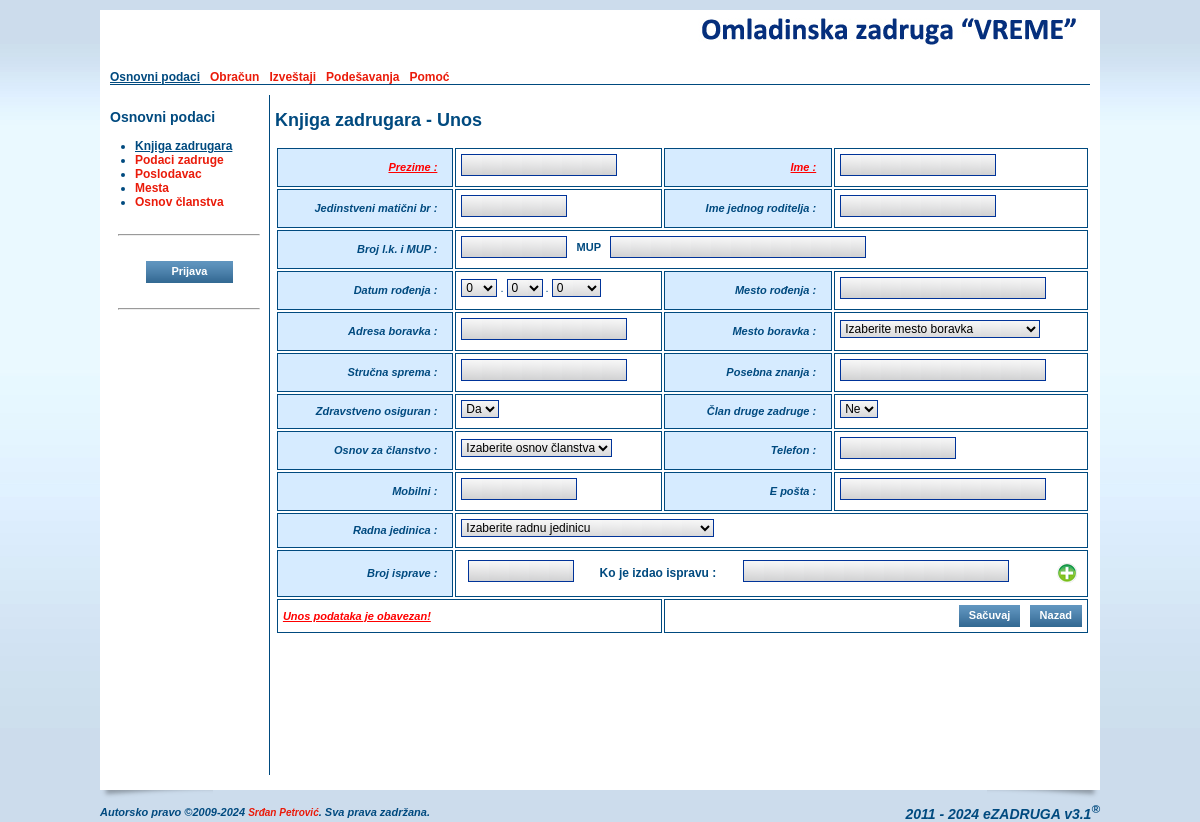
The app's page /zadrugarunos.php with its own data.
### tables this page shows
CREATE TABLE IF NOT EXISTS `oszcooperative` (
  `ID` smallint(6) NOT NULL AUTO_INCREMENT,
  `name` varchar(255) NOT NULL,
  `short` varchar(50) NOT NULL,
  `shortest` varchar(25) NOT NULL,
  `address` varchar(255) DEFAULT NULL,
  `IDPlace` smallint(6) DEFAULT NULL,
  `phone` varchar(20) DEFAULT NULL,
  `mobile` varchar(20) DEFAULT NULL,
  `fax` varchar(20) DEFAULT NULL,
  `email` varchar(255) DEFAULT NULL,
  `url` varchar(255) DEFAULT NULL,
  `account` varchar(255) DEFAULT NULL,
  `reference` varchar(255) NOT NULL,
  `pib` varchar(20) DEFAULT NULL,
  `idnumber` varchar(20) DEFAULT NULL,
  `activity` varchar(20) NOT NULL,
  `currentyear` varchar(4) NOT NULL,
  `contracthours` tinyint(4) NOT NULL DEFAULT '0',
  `memberhours` tinyint(4) NOT NULL DEFAULT '0',
  `headimage` varchar(255) DEFAULT NULL,
  `pdfimage` varchar(255) DEFAULT NULL,
  PRIMARY KEY (`ID`),
  KEY `name` (`name`),
  KEY `IDPlace` (`IDPlace`)
);

CREATE TABLE IF NOT EXISTS `oszmenu` (
  `ID` smallint(6) NOT NULL AUTO_INCREMENT,
  `title` varchar(70) NOT NULL,
  `link` varchar(255) NOT NULL,
  `root` smallint(6) NOT NULL DEFAULT '0',
  `sort` tinyint(4) DEFAULT NULL,
  `sub_item` tinyint(4) NOT NULL DEFAULT '-1',
  `show_admin` tinyint(4) NOT NULL DEFAULT '0',
  PRIMARY KEY (`ID`),
  KEY `title` (`title`),
  KEY `root` (`root`),
  KEY `link` (`link`)
);

### zadrugarunos.php (the view, shortened to what the rows shown need)
<?php
include_once('./header.php');
?>
              <h2><?=$GLOBALS["sectiontitle"];?></h2>
              <form name="frmTableEdit" id="frmTableEdit" method="POST" action="./zadrugarunos.php" onSubmit="javascript:return checkInput();">
              <table cellpadding="2" cellspacing="2" border="0" class="table_edit" width="100%">
                <tr>
                  <th align="right"><span class="required_data">Prezime : </span></th>
                  <th align="right"><span class="required_data">Ime : </span></th>
                </tr>
                <tr>
                  <th align="right">Jedinstveni matični br :</th>
                  <th align="right">Ime jednog roditelja : </th>
                </tr>
                <tr>
                  <th align="right">Broj l.k. i MUP : </th>
                </tr>
                <tr>
                  <th align="right">Datum rođenja :</th>
                  <th align="right">Mesto rođenja : </th>
                </tr>
                <tr>
                  <th align="right">Adresa boravka :</th>
                  <th align="right">Mesto boravka : </th>
                </tr>
                <tr>
                  <th align="right">Stručna sprema : </th>
                  <th align="right">Posebna znanja : </th>
                </tr>
                <tr>
                  <th align="right">Zdravstveno osiguran : </th>
                  <th align="right">Član druge zadruge : </th>
                </tr>
                <tr>
                  <th align="right">Osnov za članstvo : </th>
                  <th align="right">Telefon : </th>
                </tr>
                <tr>
                  <th align="right">Mobilni : </th>
                  <th align="right">E pošta : </th>
                </tr>
                <tr>
                  <th align="right">Radna jedinica : </th>
                </tr>
                <tr>
                  <th align="right">Broj isprave : </th>
                </tr>
              </table>
              </form>
<?php
include_once('./footer.php');
?>

### header.php (shortened to what the rows shown need)
<?php
require_once('./lang/sr.php');
$_esettings = $_session->_getSettings();
if (count($_esettings) == 0) {
  $query = mysql_query("select * from esettings where ID > 0 LIMIT 1") or die(mysql_error());
  $_esettings = mysql_fetch_array($query);
}
$_oszcooperative = $_session->_getCooperative();
if (count($_oszcooperative) == 0) {
  $query = mysql_query("select * from oszcooperative where ID > 0 LIMIT 1") or die(mysql_error());
  $_oszcooperative = mysql_fetch_array($query);
}
$forSelf = explode("/", $_SERVER['PHP_SELF']);
$_self   = $forSelf[count($forSelf)-1];
$_menu   = array();
$_root   = 0;
$_father = 0;
$_this   = 0;
$_index  = false;
$query = mysql_query("SELECT * FROM oszmenu ORDER BY root, sort") or die(mysql_error());
while ($res = mysql_fetch_array($query)) {
  if ($_self == trim($res['link'])) {
    $_this    = $res['ID'];
    $_father  = $res['root'];
  }
  if ($res['root'] > 0) {
    foreach($_menu[0] as $key => $menu) {
      if ($key == $res['root']) {
        $_menu[0][$key]['submenu'][$res['ID']] = array(
        "ID"        => $res['ID'],
        "title"     => $res['title'],
        "link"      => $res['link'],
        "root"      => $res['root'],
        "sort"      => $res['sort'],
        "sub_item"  => $res['sub_item'],
        "show_admin"=> $res['show_admin']
        );
      }
    }
  } else {
    $_menu[0][$res['ID']] = array(
      "ID"    => $res['ID'],
      "title" => $res['title'],
      "link"  => $res['link'],
      "root"  => $res['root'],
      "sort"      => $res['sort'],
      "sub_item"  => $res['sub_item'],
      "show_admin"=> $res['show_admin']
    );
  }
}
if ($_father > 0 || $_this > 0) {
  if ($_father > 0) {
    if (!isset($_menu[$_root][$_father]['submenu'][$_this])) {
      foreach($_menu[$_root] as $key => $submenu) {
        if (isset($_menu[$_root][$key]['submenu'][$_father])) {
          $_root = $key;
          break;
        }
      }
    }
  }
} else $_index  = true;
?>
<!DOCTYPE html PUBLIC "-//W3C//DTD XHTML 1.0 Transitional//EN" "http://www.w3.org/TR/xhtml1/DTD/xhtml1-transitional.dtd">
<html xmlns="http://www.w3.org/1999/xhtml" >
  <head>
    <link href="./css/style.css" rel="stylesheet" type="text/css">
    <link href="./css/calendar.css" rel="stylesheet" type="text/css">
  </head>
<?php
if (isset($preload_image) && is_array($preload_image)) {
  $strOnLoad = "javascript:MM_preloadImages(";
  $start = true;
  foreach($preload_image as $_image) {
    if ($start)
    {
      $start = false;
      $strOnLoad .= "'". $_image."'";
    } else $strOnLoad .= ",'". $_image."'";
  }
?>
  <body OnLoad="<?=$strOnLoad;?>">
<?php
} else {
?>
  <body>
<?php
}
?>
    <div class="main_content_location" align="center" valign="top">
      <table cellpadding="0" cellspacing="0" border="0">
        <tr>
          <td colspan="2" valign="top">
            <table cellpadding="0" cellspacing="0" border="0" class="content_all">
              <tr>
                <td class="content_main" valign="top">
                    <table cellpadding="0" cellspacing="0" border="0" class="content_main">
                      <tr>
                        <td>
                          <table cellpadding="0" cellspacing="0" border="0" class="header">
                            <tr>
                              <td align="right" valign="top" class="header_right">
                                <a href="./index.php">
<?php if (isset($_esettings["custom_head"]) && $_esettings["custom_head"] && isset($_oszcooperative["headimage"]) && file_exists($_oszcooperative["headimage"])) { ?>
                                  <img src="<?=$_oszcooperative["headimage"];?>" alt="<?=$_LANG["sr"]["MAIN_IMAGE_ALT"];?>" title="<?=$_LANG["sr"]["MAIN_IMAGE_ALT"];?>" />
<?php } else { ?>
                                  <img src="./images/ezadruga_logo.png" alt="<?=$_LANG["sr"]["MAIN_IMAGE_ALT"];?>" title="<?=$_LANG["sr"]["MAIN_IMAGE_ALT"];?>" />
<?php } ?>
                                </a>
                              </td>
                            </tr>
                            <tr>
                              <td class="main_menu" colspan="2">
<?
  foreach ($_menu[0] as $key => $menu) {
    if (intval($menu["sort"]) > 0) {
      if ($key == $_father || $key == $_root){
        if ($_menu[0][$key]["show_admin"] && $GLOBALS["admin"]) {
?>
                                <a href="./<?=$_menu[0][$key]["link"];?>" class="main_menu_selected"><?=$_menu[0][$key]["title"];?></a> &nbsp;
<?
        } else {
?>
                                <a href="./<?=$_menu[0][$key]["link"];?>" class="main_menu_selected"><?=$_menu[0][$key]["title"];?></a> &nbsp;
<?
        }
      } else {
        if ($_menu[0][$key]["show_admin"] && $GLOBALS["admin"]) {
?>
                                <a href="./<?=$_menu[0][$key]["link"];?>"><?=$_menu[0][$key]["title"];?></a> &nbsp;
<?
        } else {
?>
                                <a href="./<?=$_menu[0][$key]["link"];?>"><?=$_menu[0][$key]["title"];?></a> &nbsp;
<?
        }
      }
    }
  }
?>
                              </td>
                          </table>
                        </td>
                      </tr>
                      <tr>
                        <td valign="top">
                          <table cellpadding="0" cellspacing="0" border="0" class="main_content">
                            <tr>
                              <td class="left_menu" valign="top">
<?php
if (!$_index) {
?>
                                <ul>
<?php
  $sub_item = -1;
  if ($_root > 0) {
    foreach($_menu[0][$_root]['submenu'] as $key => $menu) {
      if (intval($_menu[0][$_root]['submenu'][$key]["sort"]) > 0)
      {
        if ($key == $_father || $key == $sub_item) {
          if ($_menu[0][$_root]['submenu'][$key]["show_admin"] && $GLOBALS["admin"]) {
?>
                                  <li><a href="<?=$_menu[0][$_root]['submenu'][$key]["link"];?>" class="main_menu_selected"><?=$_menu[0][$_root]['submenu'][$key]["title"];?></a></li>
<?
          } elseif (!$_menu[0][$_root]['submenu'][$key]["show_admin"]) {
?>
                                  <li><a href="<?=$_menu[0][$_root]['submenu'][$key]["link"];?>" class="main_menu_selected"><?=$_menu[0][$_root]['submenu'][$key]["title"];?></a></li>
<?php
          }
        } else {
          if ($_menu[0][$_root]['submenu'][$key]["show_admin"] && $GLOBALS["admin"]) {
?>
                                  <li><a href="<?=$_menu[0][$_root]['submenu'][$key]["link"];?>"><?=$_menu[0][$_root]['submenu'][$key]["title"];?></a></li>
<?
          } elseif (!$_menu[0][$_root]['submenu'][$key]["show_admin"]) {
?>
                                  <li><a href="<?=$_menu[0][$_root]['submenu'][$key]["link"];?>"><?=$_menu[0][$_root]['submenu'][$key]["title"];?></a></li>
<?php
          }
        }
      }
    }
  }
?>
                                </ul>
<?
} else {
?>
<?php
}
?>
                              </td>
                              <td style="width:830px;padding-left:5px;" valign="top">

### records on screen
oszcooperative: headimage (picture)
oszmenu: title "Osnovni podaci"
oszmenu: title "Obračun"
oszmenu: title "Izveštaji"
oszmenu: title "Podešavanja"
oszmenu: title "Pomoć"
oszmenu: title "Knjiga zadrugara"
oszmenu: title "Podaci zadruge"
oszmenu: title "Poslodavac"
oszmenu: title "Mesta"
oszmenu: title "Osnov članstva"

### other values on screen
$GLOBALS["menutitle"] "Osnovni podaci"
$GLOBALS["sectiontitle"] "Knjiga zadrugara - Unos"
$GLOBALS["version"] "3.1"
form field birthday "0"
form field birthmonth "0"
